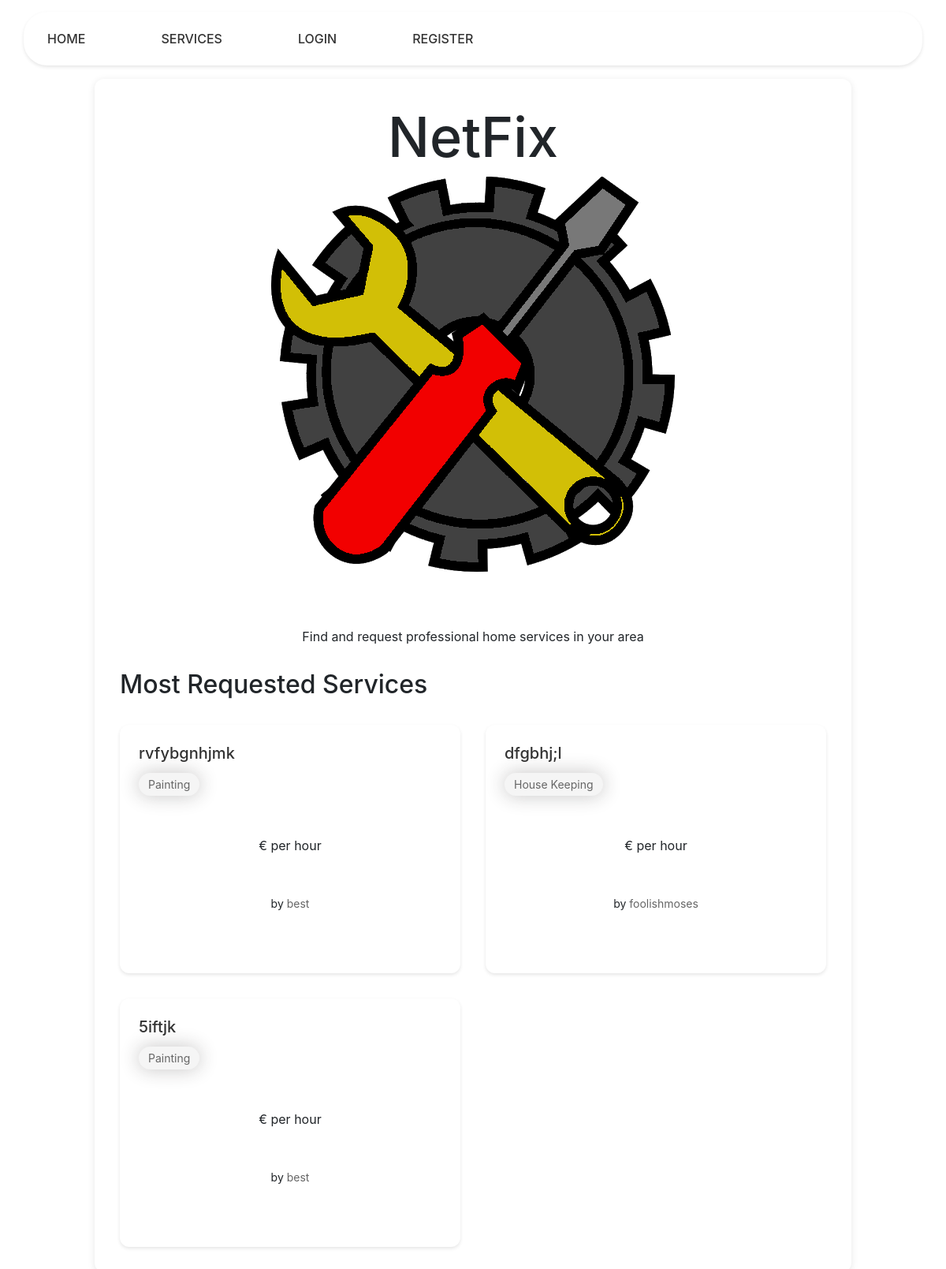
The app's page /, older data.
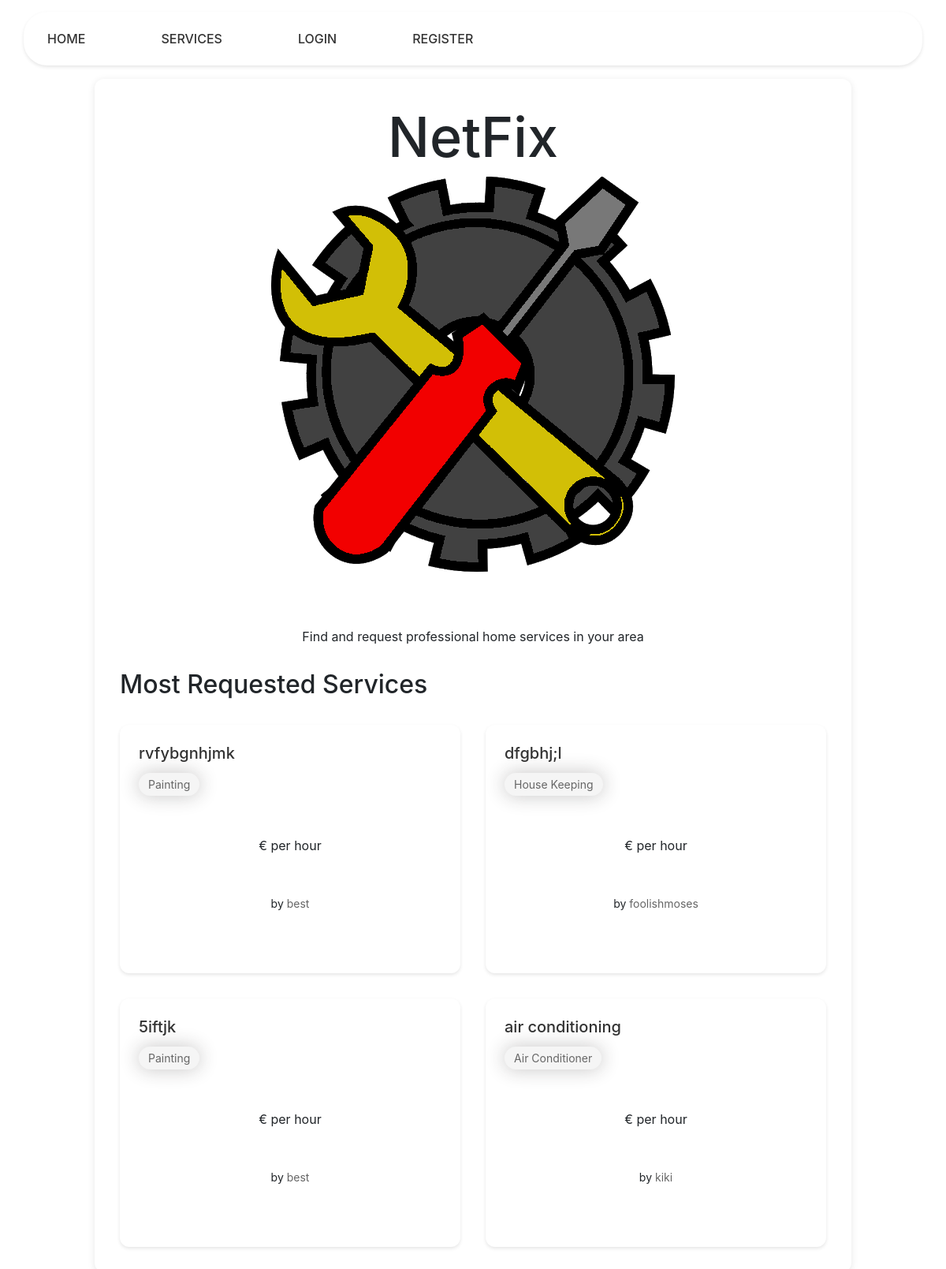
The same page, newer data.
### services/models.py (models this page shows, shortened)
class RequestService(models.Model):
    service = models.ForeignKey(Service, on_delete=models.CASCADE)
    user = models.ForeignKey(Customer, on_delete=models.CASCADE)
    address = models.CharField(max_length=100)
    hours = models.IntegerField(
        validators=[MinValueValidator(0)]
    )
    date = models.DateTimeField(auto_now=True, null=False)

class Service(models.Model):
    company = models.ForeignKey(Company, on_delete=models.CASCADE)
    name = models.CharField(max_length=40)
    description = models.TextField()
    price_hour = models.DecimalField(decimal_places=2, max_digits=100)
    rating = models.IntegerField(validators=[MinValueValidator(
        0), MaxValueValidator(5)], default=0)
    choices = (
        ('Air Conditioner', 'Air Conditioner'),
        ('Carpentry', 'Carpentry'),
        ('Electricity', 'Electricity'),
        ('Gardening', 'Gardening'),
        ('Home Machines', 'Home Machines'),
        ('House Keeping', 'House Keeping'),
        ('Interior Design', 'Interior Design'),
        ('Locks', 'Locks'),
        ('Painting', 'Painting'),
        ('Plumbing', 'Plumbing'),
        ('Water Heaters', 'Water Heaters'),
    )
    field = models.CharField(max_length=30, blank=False,
                             null=False, choices=choices)
    date = models.DateTimeField(auto_now=True, null=False)
    def __str__(self):
        return self.name

### users/models.py (models this page shows, shortened)
class Company(models.Model):
    user = models.OneToOneField(
        User, on_delete=models.CASCADE, primary_key=True)
    field = models.CharField(max_length=70, choices=(('Air Conditioner', 'Air Conditioner'),
                                                     ('All in One', 'All in One'),
                                                     ('Carpentry', 'Carpentry'),
                                                     ('Electricity',
                                                      'Electricity'),
                                                     ('Gardening', 'Gardening'),
                                                     ('Home Machines',
                                                      'Home Machines'),
                                                     ('House Keeping',
                                                      'House Keeping'),
                                                     ('Interior Design',
                                                      'Interior Design'),
                                                     ('Locks', 'Locks'),
                                                     ('Painting', 'Painting'),
                                                     ('Plumbing', 'Plumbing'),
                                                     ('Water Heaters', 'Water Heaters')), blank=False, null=False)
    rating = models.IntegerField(
        validators=[MaxValueValidator(5), MinValueValidator(0)], default=0)

class User(AbstractUser):
    is_company = models.BooleanField(default=False)
    is_customer = models.BooleanField(default=False)
    email = models.EmailField(unique=True)
    USERNAME_FIELD = 'email'
    REQUIRED_FIELDS = ['username']
    def __str__(self):
        return self.username

### main/views.py (the view)
# urls.py: path('', v.home, name='home'),
def home(request):
    service_counts = (
    RequestService.objects
    .values("service_id")
    .annotate(request_count=Count("id"))
    .order_by("-request_count")
)
    latest_service = (
    RequestService.objects
    .filter(service_id=OuterRef("service_id"))
    .order_by("-date")  # Get latest entry for each service_id
    .values("id")[:1]
)
    services = (
    RequestService.objects
    .filter(id__in=Subquery(latest_service))
    .annotate(request_count=Subquery(
        service_counts.filter(service_id=OuterRef("service_id")).values("request_count")[:1]
    ))
    .order_by("-request_count")
    .select_related("service")  # Fetch related service details
)
    for service in services:
        service.price = service.service.price_hour * service.hours
    return render(request, "main/home.html", {'services':services})

### main/templates/main/home.html (shortened to what this page needs)
{% extends 'main/base.html' %}
{% block content %}
    <div class="hero-section">
        <h1 class="site_title">NetFix</h1>
        <img class="home_logo" src="static/css/logo.png" alt="logo">
        <p class="hero-description">Find and request professional home services in your area</p>
    </div>
    <section class="most-requested">
        <h2 class="section-title">Most Requested Services</h2>
        <div class="services-grid">
            {% for service in services %}
            <div class="service-card">
                <div class="service-header">
                    <h3><a href="/services/{{service.service.id}}">{{service.service}}</a></h3>
                    <span class="service-field">{{service.service.field}}</span>
                </div>
                <div class="service-details">
                    <p class="service-price">€{{service.price_hour}} per hour</p>
                    <p class="service-provider">
                        by <a href="/company/{{service.service.company.user}}">{{service.service.company.user}}</a>
                    </p>
                </div>
            </div>
            {% endfor %}
        </div>
    </section>
{% endblock %}

Row changes from the older to the newer data that the page shows:
added RequestService: service "air conditioning", service.field "Air Conditioner", service.company.user "kiki"
